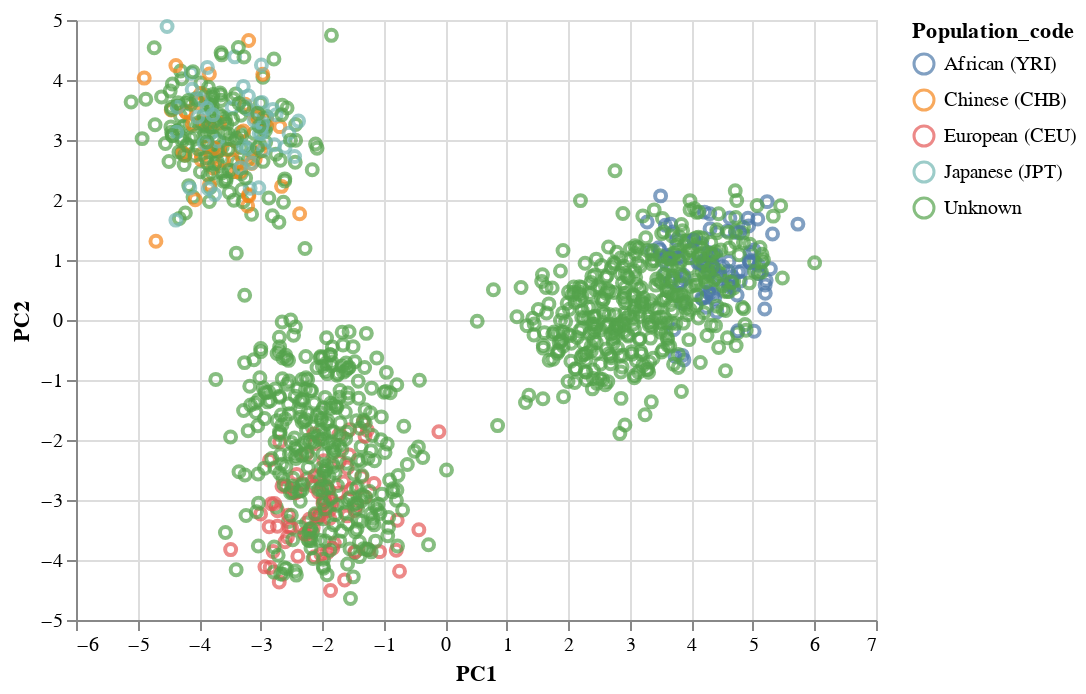

Here is the notebook cell this chart was saved with:
### Code cell
alt.renderers.enable('mimetype')
alt.Chart(label_plot_df).mark_point().encode(
    x = 'PC1',
    y = 'PC2',
    color = 'Population_code'
)

### Figure 1 — Vega-Lite specification as saved in the notebook (floating-point values rounded to 4 significant figures; data arrays with more than 128 entries replaced by an {"elided": "..."} marker saying what was removed)
{"$schema": "https://vega.github.io/schema/vega-lite/v4.17.0.json", "config": {"view": {"continuousHeight": 300, "continuousWidth": 400}}, "data": {"name": "data-0c1d94f8463c6b747d2c7b2200dac6e7"}, "datasets": {"data-0c1d94f8463c6b747d2c7b2200dac6e7": {"elided": "1183 records"}}, "encoding": {"color": {"field": "Population_code", "type": "nominal"}, "x": {"field": "PC1", "type": "quantitative"}, "y": {"field": "PC2", "type": "quantitative"}}, "mark": "point"}
